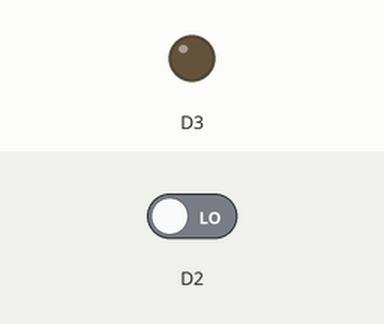
This sketch was run on a simulated ESP8266 (NodeMCU). Shown: output pins drawn as LEDs (lit = HIGH). The inputs (shaded band) are chosen by the test bench; at power-on: D2 LOW. What the sketch prints to the serial monitor is not drawn.

Above: at 1.2 s.
1.3 s: D2 driven HIGH
At 2.1 s:
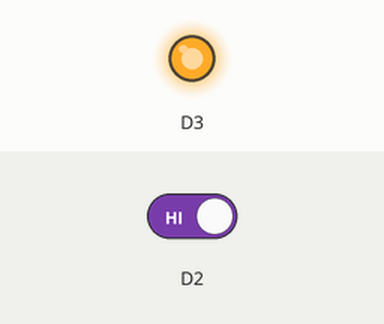
2.8 s: D2 driven LOW
At 3.3 s:
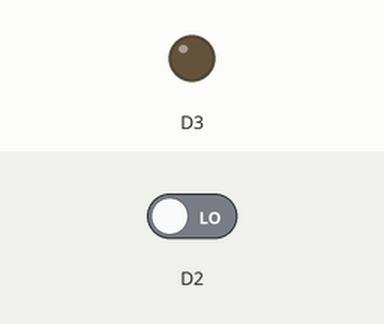
Timing chart, 0 to 5.8 s (numbered marks = the images above; inputs shaded):
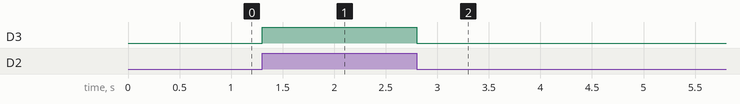

The sketch:

water_ros.ino
```cpp
void setup() {
  pinMode(D2,INPUT);
  pinMode(D3,OUTPUT);
Serial.begin(115200);
}

void loop() {
  // put your main code here, to run repeatedly:
  Serial.print(digitalRead(D2));
if (digitalRead(D2) == 1){
  digitalWrite(D3 , HIGH);
  delay(50);
}
else{
  digitalWrite(D3 , LOW);
delay(50);
}
}
```

Measured:
- after the input at 1.3 s, D3: LOW → HIGH at once
- after the input at 2.8 s, D3: HIGH → LOW at once
